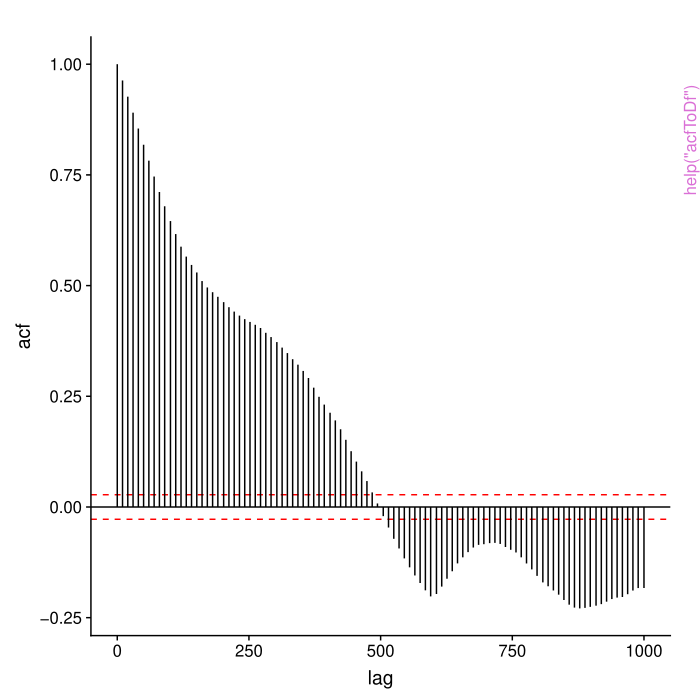

Write the R code that produced this figure.
pkgname <- "virtualPollen"
source(file.path(R.home("share"), "R", "examples-header.R"))
options(warn = 1)
base::assign(".ExTimings", "virtualPollen-Ex.timings", pos = 'CheckExEnv')
base::cat("name\tuser\tsystem\telapsed\n", file=base::get(".ExTimings", pos = 'CheckExEnv'))
base::assign(".format_ptime",
function(x) {
  if(!is.na(x[4L])) x[1L] <- x[1L] + x[4L]
  if(!is.na(x[5L])) x[2L] <- x[2L] + x[5L]
  options(OutDec = '.')
  format(x[1L:3L], digits = 7L)
},
pos = 'CheckExEnv')

### * </HEADER>
library('virtualPollen')

base::assign(".oldSearch", base::search(), pos = 'CheckExEnv')
base::assign(".old_wd", base::getwd(), pos = 'CheckExEnv')
cleanEx()
nameEx("acfToDf")
### * acfToDf

flush(stderr()); flush(stdout())

base::assign(".ptime", proc.time(), pos = "CheckExEnv")
### Name: acfToDf
### Title: Computes temporal autocorrelation in a vector, and returns a
###   dataframe for easy plotting.
### Aliases: acfToDf

### ** Examples


#getting a driver
data(driverA)

#computing temporal autocorrelations
x.df <- acfToDf(
  x = driverA,
  lag.max = 1000,
  length.out = 100
)
str(x.df)

#plotting output
plotAcf(x.df)




base::assign(".dptime", (proc.time() - get(".ptime", pos = "CheckExEnv")), pos = "CheckExEnv")
base::cat("acfToDf", base::get(".format_ptime", pos = 'CheckExEnv')(get(".dptime", pos = "CheckExEnv")), "\n", file=base::get(".ExTimings", pos = 'CheckExEnv'), append=TRUE, sep="\t")
cleanEx()
nameEx("aggregateSimulation")
### * aggregateSimulation

flush(stderr()); flush(stdout())

base::assign(".ptime", proc.time(), pos = "CheckExEnv")
### Name: aggregateSimulation
### Title: Aggregates the output of 'simulatePopulation'.
### Aliases: aggregateSimulation

### ** Examples


#getting example data
data(simulation)
data(accumulationRate)

#aggregating first simulation outcome
sim.output.aggregated <- aggregateSimulation(
 simulation.output = simulation[1],
 accumulation.rate = accumulationRate,
 sampling.intervals = c(2,6))

#comparing simulations
par(mfrow = c(3,1))
#notice the subsetting of the given column of the input list
plot(sim.output.aggregated[[1,1]]$Time,
 sim.output.aggregated[[1,1]]$Pollen,
 type = "l",
 xlim = c(500, 1000),
 main = "Annual"
 )
plot(sim.output.aggregated[[1,2]]$Time,
 sim.output.aggregated[[1,2]]$Pollen,
 type = "l",
 xlim = c(500, 1000),
 main = "2cm"
 )
plot(sim.output.aggregated[[1,3]]$Time,
 sim.output.aggregated[[1,3]]$Pollen,
 type = "l",
 xlim = c(500, 1000),
 main = "6cm"
 )

#check differences in nrow
nrow(sim.output.aggregated[[1,1]]) #original data
nrow(sim.output.aggregated[[1,2]]) #2cm
nrow(sim.output.aggregated[[1,3]]) #6cm intervals




base::assign(".dptime", (proc.time() - get(".ptime", pos = "CheckExEnv")), pos = "CheckExEnv")
base::cat("aggregateSimulation", base::get(".format_ptime", pos = 'CheckExEnv')(get(".dptime", pos = "CheckExEnv")), "\n", file=base::get(".ExTimings", pos = 'CheckExEnv'), append=TRUE, sep="\t")
graphics::par(get("par.postscript", pos = 'CheckExEnv'))
cleanEx()
nameEx("compareSimulations")
### * compareSimulations

flush(stderr()); flush(stdout())

base::assign(".ptime", proc.time(), pos = "CheckExEnv")
### Name: compareSimulations
### Title: Compares different simulations produced by 'simulatePopulation'.
### Aliases: compareSimulations

### ** Examples


#getting example data
data(simulation)

#compare taxa 1, 2, and 3.
compareSimulations(simulation.output = simulation,
 species = c(1, 2, 3),
 columns = c("Pollen", "Suitability"),
 time.zoom = c(1000, 2000)
)




base::assign(".dptime", (proc.time() - get(".ptime", pos = "CheckExEnv")), pos = "CheckExEnv")
base::cat("compareSimulations", base::get(".format_ptime", pos = 'CheckExEnv')(get(".dptime", pos = "CheckExEnv")), "\n", file=base::get(".ExTimings", pos = 'CheckExEnv'), append=TRUE, sep="\t")
cleanEx()
nameEx("fixParametersTypes")
### * fixParametersTypes

flush(stderr()); flush(stdout())

base::assign(".ptime", proc.time(), pos = "CheckExEnv")
### Name: fixParametersTypes
### Title: Fix data types in a parameters dataframe.
### Aliases: fixParametersTypes

### ** Examples


parameters <- parametersDataframe(rows=1)
parameters[1,] <- c("Species 1", 50, 20, 2, 0.2, 0, 100, 1000, 1, 0, 50, 10, 0, 0, 600, 600)
parameters <- fixParametersTypes(x=parameters)




base::assign(".dptime", (proc.time() - get(".ptime", pos = "CheckExEnv")), pos = "CheckExEnv")
base::cat("fixParametersTypes", base::get(".format_ptime", pos = 'CheckExEnv')(get(".dptime", pos = "CheckExEnv")), "\n", file=base::get(".ExTimings", pos = 'CheckExEnv'), append=TRUE, sep="\t")
cleanEx()
nameEx("parametersCheck")
### * parametersCheck

flush(stderr()); flush(stdout())

base::assign(".ptime", proc.time(), pos = "CheckExEnv")
### Name: parametersCheck
### Title: Plots main simulation parameters.
### Aliases: parametersCheck

### ** Examples

#getting data
data(parameters)
data(drivers)

#plotting parameters
parametersCheck(
 parameters = parameters,
 drivers = drivers
 )




base::assign(".dptime", (proc.time() - get(".ptime", pos = "CheckExEnv")), pos = "CheckExEnv")
base::cat("parametersCheck", base::get(".format_ptime", pos = 'CheckExEnv')(get(".dptime", pos = "CheckExEnv")), "\n", file=base::get(".ExTimings", pos = 'CheckExEnv'), append=TRUE, sep="\t")
cleanEx()
nameEx("parametersDataframe")
### * parametersDataframe

flush(stderr()); flush(stdout())

base::assign(".ptime", proc.time(), pos = "CheckExEnv")
### Name: parametersDataframe
### Title: Generates a template dataframe to contain simulation parameters.
### Aliases: parametersDataframe

### ** Examples


#generating the template
parameters <- parametersDataframe(rows=1)

#filling it with a vector
parameters[1,] <- c("Species 1", 50, 20, 2, 0.2, 0, 100, 1000, 1, 0, 50, 10, 0, 0, 600, 600)




base::assign(".dptime", (proc.time() - get(".ptime", pos = "CheckExEnv")), pos = "CheckExEnv")
base::cat("parametersDataframe", base::get(".format_ptime", pos = 'CheckExEnv')(get(".dptime", pos = "CheckExEnv")), "\n", file=base::get(".ExTimings", pos = 'CheckExEnv'), append=TRUE, sep="\t")
cleanEx()
nameEx("plotAcf")
### * plotAcf

flush(stderr()); flush(stdout())

base::assign(".ptime", proc.time(), pos = "CheckExEnv")
### Name: plotAcf
### Title: Plots results of 'acfToDf'.
### Aliases: plotAcf

### ** Examples


#getting a driver
data(driverA)

#computing temporal autocorrelations
x.df <- acfToDf(
  x = driverA,
  lag.max = 1000,
  length.out = 100
)
str(x.df)

#plotting output
plotAcf(x.df)




base::assign(".dptime", (proc.time() - get(".ptime", pos = "CheckExEnv")), pos = "CheckExEnv")
base::cat("plotAcf", base::get(".format_ptime", pos = 'CheckExEnv')(get(".dptime", pos = "CheckExEnv")), "\n", file=base::get(".ExTimings", pos = 'CheckExEnv'), append=TRUE, sep="\t")
cleanEx()
nameEx("plotSimulation")
### * plotSimulation

flush(stderr()); flush(stdout())

base::assign(".ptime", proc.time(), pos = "CheckExEnv")
### Name: plotSimulation
### Title: Plots results of 'simulatePopulation'.
### Aliases: plotSimulation

### ** Examples


#getting example data
data(simulation)

#plot first simulation
plotSimulation(simulation.output = simulation[[1]])




base::assign(".dptime", (proc.time() - get(".ptime", pos = "CheckExEnv")), pos = "CheckExEnv")
base::cat("plotSimulation", base::get(".format_ptime", pos = 'CheckExEnv')(get(".dptime", pos = "CheckExEnv")), "\n", file=base::get(".ExTimings", pos = 'CheckExEnv'), append=TRUE, sep="\t")
cleanEx()
nameEx("rescaleVector")
### * rescaleVector

flush(stderr()); flush(stdout())

base::assign(".ptime", proc.time(), pos = "CheckExEnv")
### Name: rescaleVector
### Title: Rescales a vector within given bounds.
### Aliases: rescaleVector

### ** Examples

#generating example data
x = rnorm(100)

#as float
x.float <- rescaleVector(
  x = x,
  new.min = 0,
  new.max = 100,
  integer = FALSE
  )

#as integer
x.integer <- rescaleVector(
  x = x,
  new.min = 0,
  new.max = 100,
  integer = TRUE
  )




base::assign(".dptime", (proc.time() - get(".ptime", pos = "CheckExEnv")), pos = "CheckExEnv")
base::cat("rescaleVector", base::get(".format_ptime", pos = 'CheckExEnv')(get(".dptime", pos = "CheckExEnv")), "\n", file=base::get(".ExTimings", pos = 'CheckExEnv'), append=TRUE, sep="\t")
cleanEx()
nameEx("simulateAccumulationRate")
### * simulateAccumulationRate

flush(stderr()); flush(stdout())

base::assign(".ptime", proc.time(), pos = "CheckExEnv")
### Name: simulateAccumulationRate
### Title: Simulates a virtual sediment accumulation rate.
### Aliases: simulateAccumulationRate

### ** Examples


acc.rate <- simulateAccumulationRate(
 seed = 50,
 time = 1:1000,
 output.min = 10,
 output.max = 40,
 direction = 1,
 plot = TRUE
 )

str(acc.rate)




base::assign(".dptime", (proc.time() - get(".ptime", pos = "CheckExEnv")), pos = "CheckExEnv")
base::cat("simulateAccumulationRate", base::get(".format_ptime", pos = 'CheckExEnv')(get(".dptime", pos = "CheckExEnv")), "\n", file=base::get(".ExTimings", pos = 'CheckExEnv'), append=TRUE, sep="\t")
cleanEx()
nameEx("simulateDriver")
### * simulateDriver

flush(stderr()); flush(stdout())

base::assign(".ptime", proc.time(), pos = "CheckExEnv")
### Name: simulateDriver
### Title: Generates a random time series with temporal autocorrelation.
### Aliases: simulateDriver

### ** Examples


x <- simulateDriver(
  random.seed = 30,
  time = 1:10000,
  autocorrelation.length = 100,
  output.min = -10,
  output.max = 20,
  rescale = TRUE
  )

#plots output
plot(x, type = "l")

#checks temporal autocorrelation
acf(x, lag.max = 300)




base::assign(".dptime", (proc.time() - get(".ptime", pos = "CheckExEnv")), pos = "CheckExEnv")
base::cat("simulateDriver", base::get(".format_ptime", pos = 'CheckExEnv')(get(".dptime", pos = "CheckExEnv")), "\n", file=base::get(".ExTimings", pos = 'CheckExEnv'), append=TRUE, sep="\t")
cleanEx()
nameEx("simulateDriverS")
### * simulateDriverS

flush(stderr()); flush(stdout())

base::assign(".ptime", proc.time(), pos = "CheckExEnv")
### Name: simulateDriverS
### Title: Generates drivers for 'simulatePopulation'.
### Aliases: simulateDriverS

### ** Examples


drivers <- simulateDriverS(
 random.seeds=c(60, 120),
 time=1:10000,
 autocorrelation.lengths=c(200, 600),
 output.min=c(0,0),
 output.max=c(100, 100),
 driver.names=c("A", "B"),
 filename=NULL
)

str(drivers)




base::assign(".dptime", (proc.time() - get(".ptime", pos = "CheckExEnv")), pos = "CheckExEnv")
base::cat("simulateDriverS", base::get(".format_ptime", pos = 'CheckExEnv')(get(".dptime", pos = "CheckExEnv")), "\n", file=base::get(".ExTimings", pos = 'CheckExEnv'), append=TRUE, sep="\t")
cleanEx()
nameEx("simulatePopulation")
### * simulatePopulation

flush(stderr()); flush(stdout())

base::assign(".ptime", proc.time(), pos = "CheckExEnv")
### Name: simulatePopulation
### Title: Simulates population dynamics for virtual species with different
###   traits.
### Aliases: simulatePopulation

### ** Examples


#getting data
data(parameters)
data(driverA)

#simulating population dynamics
# of first taxon in parameters
# for first 500 values of driverA
sim.output <- simulatePopulation(
 parameters=parameters[1,],
 driver.A=driverA[1:500]
 )

#checking output
str(sim.output)




base::assign(".dptime", (proc.time() - get(".ptime", pos = "CheckExEnv")), pos = "CheckExEnv")
base::cat("simulatePopulation", base::get(".format_ptime", pos = 'CheckExEnv')(get(".dptime", pos = "CheckExEnv")), "\n", file=base::get(".ExTimings", pos = 'CheckExEnv'), append=TRUE, sep="\t")
cleanEx()
nameEx("toRegularTime")
### * toRegularTime

flush(stderr()); flush(stdout())

base::assign(".ptime", proc.time(), pos = "CheckExEnv")
### Name: toRegularTime
### Title: Reinterpolates aggregated simulations into regular time.
### Aliases: toRegularTime

### ** Examples


## Not run: 
##D #getting example data
##D data(simulation)
##D data(accumulationRate)
##D 
##D #aggregating first simulation outcome
##D sim.output.aggregated <- aggregateSimulation(
##D  simulation.output = simulation[1],
##D  accumulation.rate = accumulationRate,
##D  sampling.intervals = c(2,6))
##D 
##D #to regular time
##D sim.output.aggregated <- toRegularTime(
##D  x=sim.output.aggregated,
##D  time.column ="Time",
##D  interpolation.interval = 10,
##D  columns.to.interpolate = c("Suitability", "Pollen")
##D )
##D 
##D #comparing simulations
##D par(mfrow = c(3,1))
##D #notice the subsetting of the given column of the input list
##D plot(sim.output.aggregated[[1,1]]$Time,
##D     sim.output.aggregated[[1,1]]$Pollen,
##D     type = "l",
##D     xlim = c(500, 1000),
##D     main = "Annual"
##D )
##D plot(sim.output.aggregated[[1,2]]$Time,
##D     sim.output.aggregated[[1,2]]$Pollen,
##D     type = "l",
##D     xlim = c(500, 1000),
##D     main = "2cm"
##D )
##D plot(sim.output.aggregated[[1,3]]$Time,
##D     sim.output.aggregated[[1,3]]$Pollen,
##D     type = "l",
##D     xlim = c(500, 1000),
##D     main = "6cm"
##D )
##D 
##D #check differences in nrow
##D nrow(sim.output.aggregated[[1,1]]) #original data
##D nrow(sim.output.aggregated[[1,2]]) #2cm
##D nrow(sim.output.aggregated[[1,3]]) #6cm intervals
## End(Not run)




base::assign(".dptime", (proc.time() - get(".ptime", pos = "CheckExEnv")), pos = "CheckExEnv")
base::cat("toRegularTime", base::get(".format_ptime", pos = 'CheckExEnv')(get(".dptime", pos = "CheckExEnv")), "\n", file=base::get(".ExTimings", pos = 'CheckExEnv'), append=TRUE, sep="\t")
### * <FOOTER>
###
cleanEx()
options(digits = 7L)
base::cat("Time elapsed: ", proc.time() - base::get("ptime", pos = 'CheckExEnv'),"\n")
grDevices::dev.off()
###
### Local variables: ***
### mode: outline-minor ***
### outline-regexp: "\\(> \\)?### [*]+" ***
### End: ***
quit('no')
